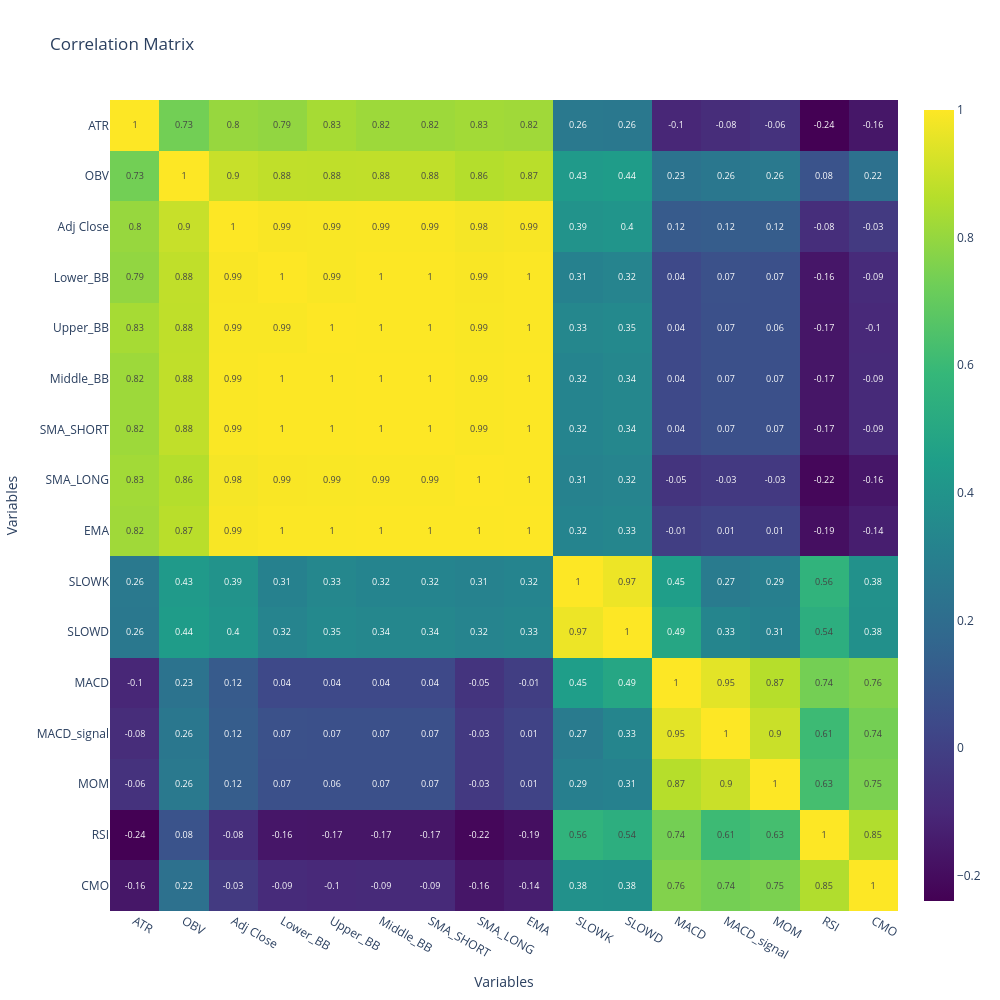

Notebook cell for this chart:
### Code cell
correlation_matrix = X_train_df.corr()

fig = go.Figure(data=go.Heatmap(
                    z=correlation_matrix,
                    x=correlation_matrix.columns,
                    y=correlation_matrix.columns,
                    colorscale='Viridis',
                    text=correlation_matrix.round(2).values, 
                    texttemplate="%{text}",
                    textfont={"size":9}  
                    ))

fig.update_layout(
    title='Correlation Matrix',
    xaxis_title="Variables",
    yaxis_title="Variables",
    xaxis=dict(side='bottom'),
    yaxis=dict(autorange='reversed'),
    width=1000,  
    height=1000,  
)

# Show the figure
pyo.iplot(fig)

### Figure 1 — Plotly figure (JSON) as saved in the notebook; plotly's stock layout.template omitted (floating-point values rounded to 4 significant figures; data arrays with more than 128 entries replaced by an {"elided": "..."} marker saying what was removed)
{"data": [{"colorscale": [[0, "#440154"], [0.1111, "#482878"], [0.2222, "#3e4989"], [0.3333, "#31688e"], [0.4444, "#26828e"], [0.5556, "#1f9e89"], [0.6667, "#35b779"], [0.7778, "#6ece58"], [0.8889, "#b5de2b"], [1, "#fde725"]], "text": {"elided": "16x16 float values"}, "textfont": {"size": 9}, "texttemplate": "%{text}", "type": "heatmap", "x": ["ATR", "OBV", "Adj Close", "Lower_BB", "Upper_BB", "Middle_BB", "SMA_SHORT", "SMA_LONG", "EMA", "SLOWK", "SLOWD", "MACD", "MACD_signal", "MOM", "RSI", "CMO"], "y": ["ATR", "OBV", "Adj Close", "Lower_BB", "Upper_BB", "Middle_BB", "SMA_SHORT", "SMA_LONG", "EMA", "SLOWK", "SLOWD", "MACD", "MACD_signal", "MOM", "RSI", "CMO"], "z": {"elided": "16x16 float values"}}], "layout": {"height": 1000, "title": {"text": "Correlation Matrix"}, "width": 1000, "xaxis": {"side": "bottom", "title": {"text": "Variables"}}, "yaxis": {"autorange": "reversed", "title": {"text": "Variables"}}}}
